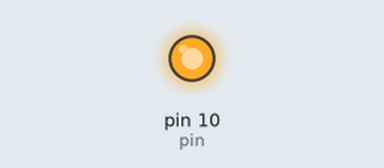
Simulated run of this sketch. Board: Arduino Uno, built with avr-gcc and run on an emulated ATmega328P. Parts: output pins drawn as LEDs (lit = HIGH).

Above: at 1.0 s.
At 3.0 s:
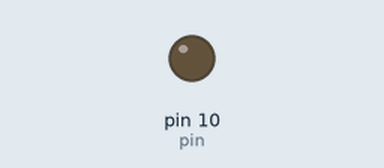
Timing chart, 0 to 5.2 s (numbered marks = the images above):
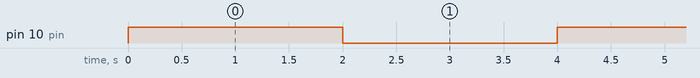

Measured:
- by itself, pin 10 (pin): alternates HIGH for 2.0 s and LOW for 2.0 s

The sketch:

zero_crossing_wave_mock.ino
```cpp
const int pin = 10;
const float frequency = 0.25;
const float period = 1000 / frequency; // period in milliseconds

void setup() {
  pinMode(pin, OUTPUT);
}

void loop() {
  digitalWrite(pin, HIGH);
  delay(period / 2); // half period
  digitalWrite(pin, LOW);
  delay(period / 2); // half period
}
```
